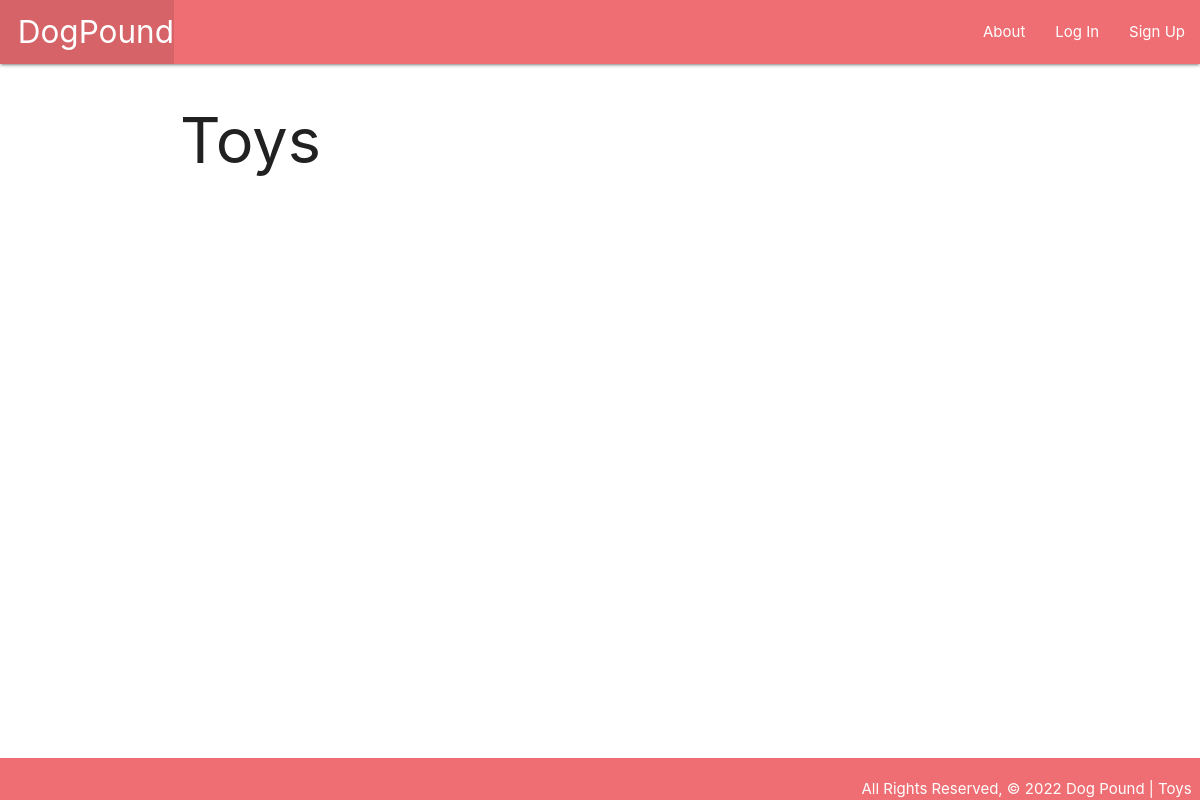
/toys/, run on an earlier commit of the app's database.
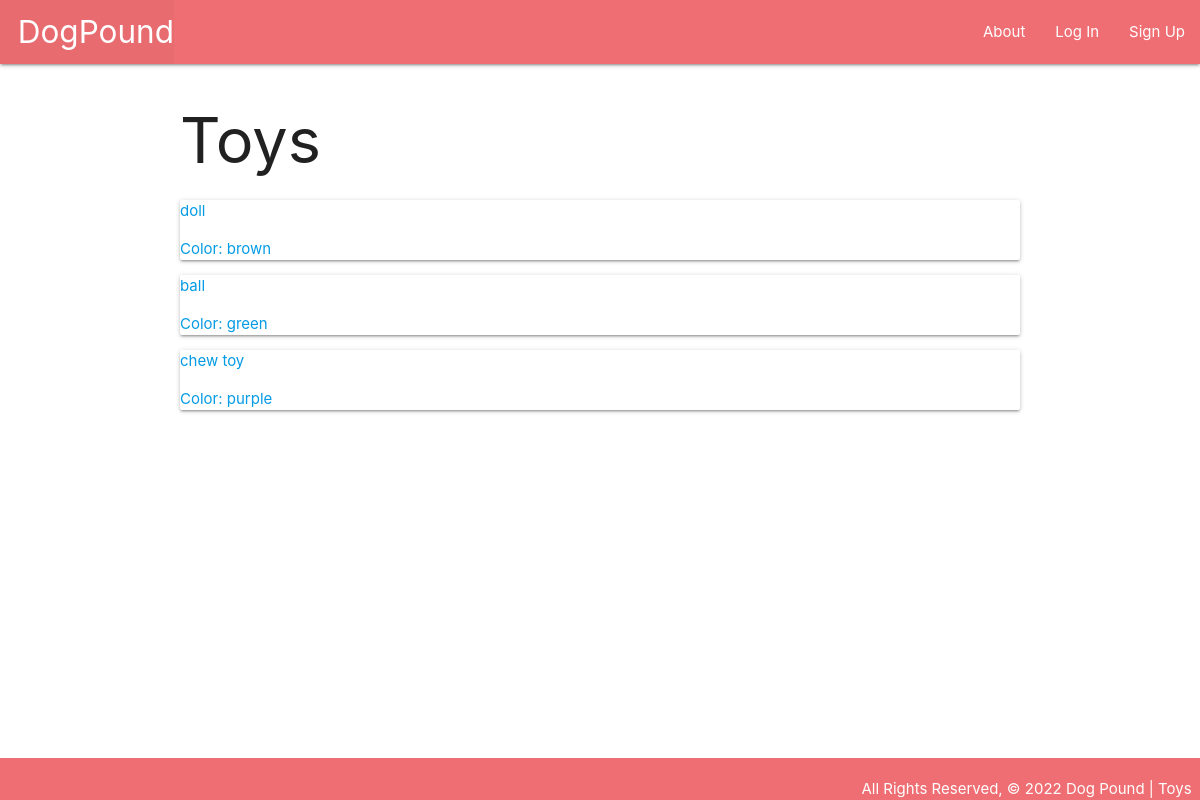
And on a later commit of the database.
### main_app/models.py (models this page shows, shortened)
class Toy(models.Model):
    name = models.CharField(max_length=50)
    color = models.CharField(max_length=20)

### main_app/views.py (the view)
# urls.py: path('toys/', views.toys_index, name='toys_index'),
def toys_index(request):
    toys = Toy.objects.all()
    return render(request, 'toys/index.html', {'toys': toys})

### main_app/templates/toys/index.html
{% extends 'base.html' %}
{% block content %}
<h1>Toys</h1>
{% for toy in toys %}
    <div class='card'>
        <a href="{% url 'toys_detail' toy.id %}">
        <div class="'card-content">
            <span class="'card-title">{{ toy.name }}</span>
            <p>Color: {{ toy.color }}</p>
        </div>
        </a>
    </div>
{% endfor %}
{% endblock %}

What changed in the data, as far as the page shows it:
added Toy: name "doll", color "brown"
added Toy: name "ball", color "green"
added Toy: name "chew toy", color "purple"
